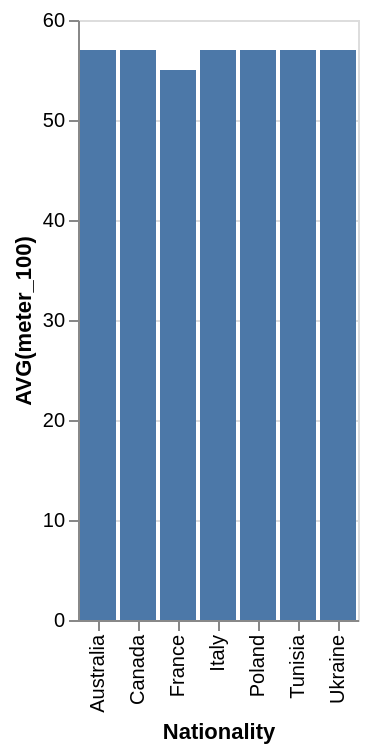

Vega-Lite specification stored for this chart:
### Vega-Lite specification from a JSON file in a GitHub repository (floating-point values rounded to 4 significant figures)
{"data": {"values": [{"x_data": "Australia", "y_data": 57}, {"x_data": "Canada", "y_data": 57}, {"x_data": "France", "y_data": 55}, {"x_data": "Italy", "y_data": 57}, {"x_data": "Poland", "y_data": 57}, {"x_data": "Tunisia", "y_data": 57}, {"x_data": "Ukraine", "y_data": 57}]}, "mark": "bar", "encoding": {"x": {"field": "x_data", "type": "nominal", "title": "Nationality", "sort": "ascending"}, "y": {"field": "y_data", "type": "quantitative", "title": "AVG(meter_100)"}}}
